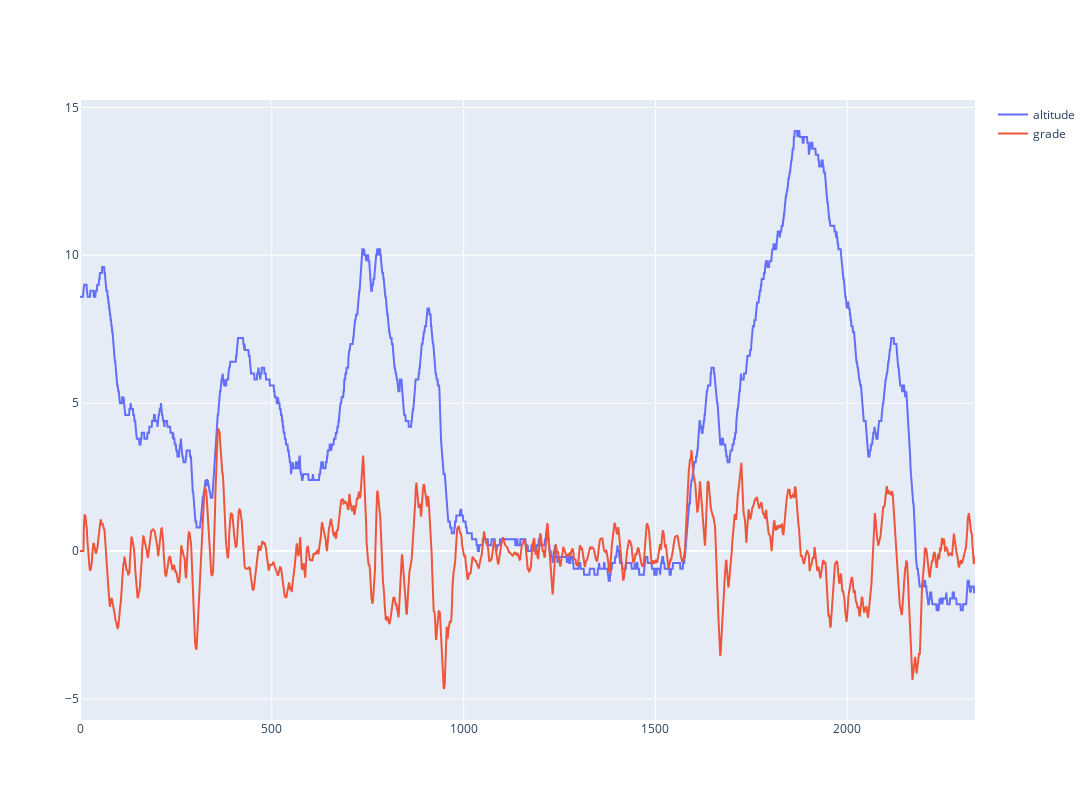

Notebook source saved alongside this figure:
### Code cell
fig = go.Figure()

# fig.add_trace(go.Scatter(x=run.time, y=run.distance, mode='lines', name='distance'))

# fig.add_trace(go.Scatter(x=run.time, y=run.speed, mode='lines', name='speed'))
# fig.add_trace(go.Scatter(x=run.time, y=run.gap, mode='lines', name='gap'))
# fig.add_trace(go.Scatter(x=run.time, y=run.power, mode='lines', name='power'))

fig.add_trace(go.Scatter(x=run.time, y=run.altitude, mode='lines', name='altitude'))
fig.add_trace(go.Scatter(x=run.time, y=run.grade, mode='lines', name='grade'))

# fig.add_trace(go.Scatter(x=run.time, y=run.heart_rate, mode='lines', name='heart_rate'))
# fig.add_trace(go.Scatter(x=run.time, y=run.cadence, mode='lines', name='cadence'))

fig.update_layout(width=2000, height=800)

fig.show()

### Figure 1 — Plotly figure (JSON) as saved in the notebook; plotly's stock layout.template omitted (floating-point values rounded to 4 significant figures; data arrays with more than 128 entries replaced by an {"elided": "..."} marker saying what was removed)
{"data": [{"mode": "lines", "name": "altitude", "type": "scatter", "x": {"elided": "2334 int values"}, "y": {"elided": "2334 float values"}}, {"mode": "lines", "name": "grade", "type": "scatter", "x": {"elided": "2334 int values"}, "y": {"elided": "2334 float values"}}], "layout": {"height": 800, "width": 2000}}
